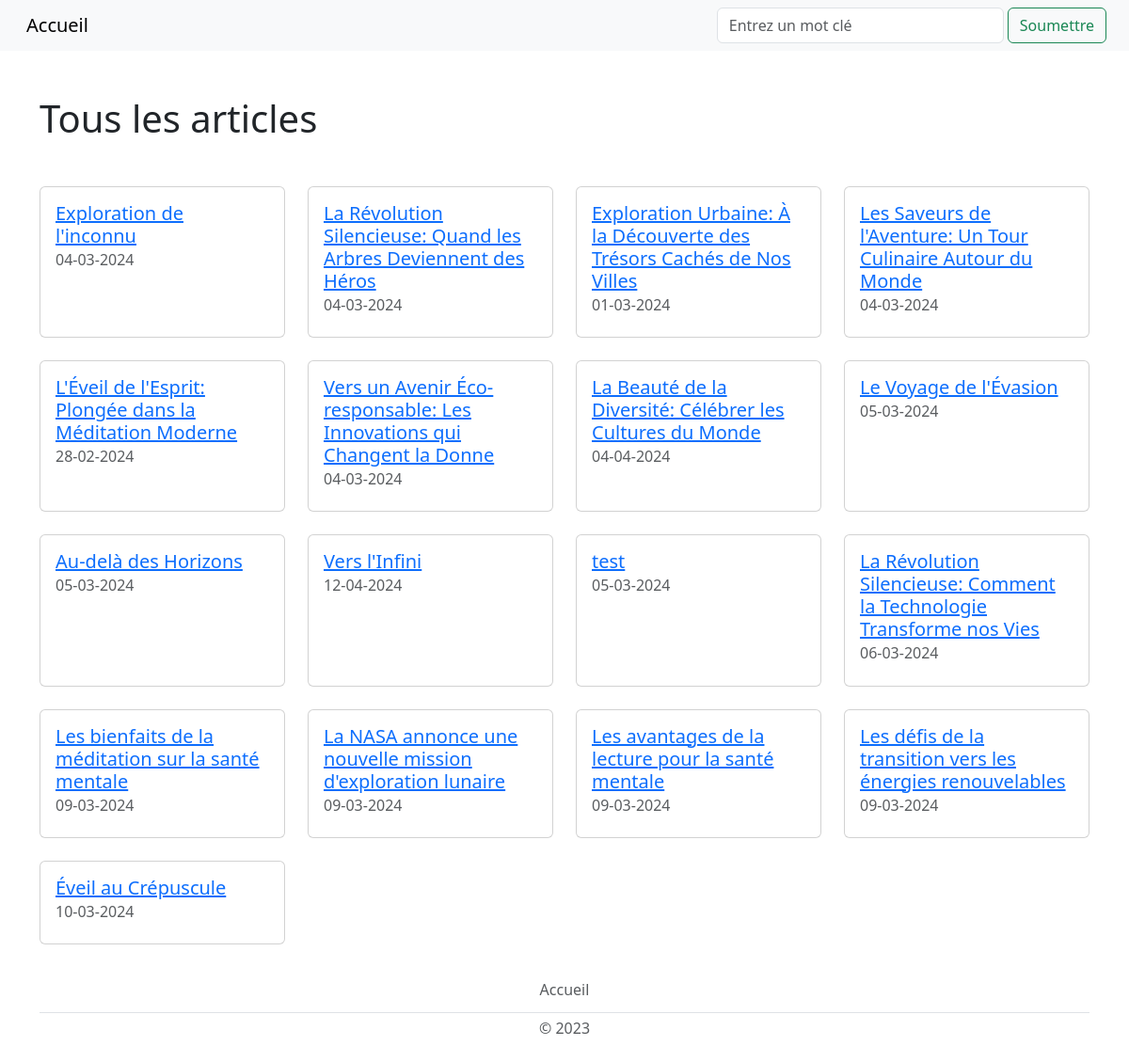
Page /resultats/ on the committed database.
### tables this page shows
CREATE TABLE ARTICLES (
    id_article VARCHAR(50) PRIMARY KEY,
    titre_article varchar(100) NOT NULL,
    date_publication DATE NOT NULL,
    contenu TEXT NOT NULL,
    id_utilisateur INTEGER NOT NULL,
    CONSTRAINT fk_auteur FOREIGN KEY (id_utilisateur) REFERENCES UTILISATEURS(id_utilisateur)
);

### recherche.py (the view)
@app.route('/resultats/<query>', methods=['GET'])
@app.route('/resultats/', defaults={'query': None}, methods=['GET'])
def resultats(query):
    titre="Résultats"
    if query:
        db = Database.get_db()
        articles = db.get_articles(query)
    else:
        db = Database.get_db()
        articles = db.get_articles()
    return render_template('resultats.html', query=query, articles=articles,
                           titre=titre)

### app.py (called while the page is built)
@app.teardown_appcontext
def close_connection(exception):
    db = getattr(g, '_database', None)
    if db is not None:
        db.disconnect()

### database.py (called while the page is built)
    @staticmethod
    def get_db():
        database = getattr(g, '_database', None)
        if database is None:
            g._database = Database()
        return g._database

    def disconnect(self):
        if self.user_connection is not None:
            self.user_connection.close()
        if self.photo_connection is not None:
            self.photo_connection.close()
        if self.session_connection is not None:
            self.session_connection.close()
        if self.article_connection is not None:
            self.article_connection.close()

    def get_article_connection(self):
        if self.article_connection is None:
            self.article_connection = sqlite3.connect('db/articles.db')
        return self.article_connection

    def get_articles(self, recherche_input=None):
        cursor = self.get_article_connection().cursor()
        if recherche_input:
            cursor.execute(
                "SELECT * FROM articles WHERE titre_article LIKE ? OR "
                "contenu LIKE ?",
                ('%' + recherche_input + '%', '%' + recherche_input + '%'))
        else:
            cursor.execute(
                "SELECT id_article, titre_article, date_publication, "
                "contenu, id_utilisateur FROM articles")
        return cursor.fetchall()

### templates/resultats.html
{% extends "layout.html" %}
{% block content %}
    <div class="container">
        {% if query %}
            <h1 class="my-5">Résultats de la recherche pour "{{ query }}"</h1>
        {% else %}
            <h1 class="my-5">Tous les articles</h1>
        {% endif %}
        <div class="row row-cols-1 row-cols-md-2 row-cols-lg-4">
            {% for article in articles %}
                <div class="col mb-4">
                    <div class="card h-100">
                        <div class="card-body">
                            <a href="{{ url_for('article', identifiant=article[0]) }}"
                               class="card-link">
                                <h5 class="card-title">{{ article[1] }}</h5>
                            </a>
                            <h6 class="card-subtitle mb-2 text-muted">{{ article[2] }}</h6>
                        </div>
                    </div>
                </div>
            {% endfor %}
        </div>
    </div>
{% endblock %}

### templates/layout.html (shortened to what this page needs)
<!DOCTYPE html>
<html lang="fr">
<head>
    <link href="https://cdn.jsdelivr.net/npm/bootstrap@5.3.0-alpha1/dist/css/bootstrap.min.css"
          rel="stylesheet">
    <link rel="stylesheet"
          href="{{ url_for('static', filename='css/style.css') }}">
</head>
<body style="display: flex; flex-direction: column; min-height: 100vh;">
<nav class="navbar navbar-expand-lg bg-body-tertiary">
    <div class="container-fluid">
        <ul class="navbar-nav">
            <li class="nav-item">
                <a class="navbar-brand px-3" href="{{ url_for('accueil') }}">Accueil</a>
            </li>
        </ul>
        <form action="{{ url_for('recherche') }}" class="d-flex mx-2"
              method="POST" role="search">
            <label>
                <input class="form-control me-5" name="recherche_input"
                       placeholder="Entrez un mot clé"
                       type="search"
                       title="Pour voir tous les articles, laisser le champ vide et cliquer sur Soumettre.">
            </label>
            <button class="btn btn-outline-success mx-1" type="submit">
                Soumettre
            </button>
        </form>
    </div>
</nav>
{% block content %}{% endblock %}
<footer class="py-1 my-1 mt-auto">
    <div class="container">
        <ul class="nav justify-content-center border-bottom pb-1 mb-1">
            <li class="nav-item"><a href="{{ url_for('accueil') }}"
                                    class="nav-link px-2 text-body-secondary">Accueil</a>
            </li>
        </ul>
        <p class="text-center text-body-secondary">© 2023</p>
    </div>
</footer>
</body>
</html>

### rows in the picture
ARTICLES: titre_article "Exploration de l'inconnu", date_publication "04-03-2024"
ARTICLES: titre_article "La Révolution Silencieuse: Quand les Arbres Deviennent des Héros", date_publication "04-03-2024"
ARTICLES: titre_article "Exploration Urbaine: À la Découverte des Trésors Cachés de Nos Villes", date_publication "01-03-2024"
ARTICLES: titre_article "Les Saveurs de l'Aventure: Un Tour Culinaire Autour du Monde", date_publication "04-03-2024"
ARTICLES: titre_article "L'Éveil de l'Esprit: Plongée dans la Méditation Moderne", date_publication "28-02-2024"
ARTICLES: titre_article "Vers un Avenir Éco-responsable: Les Innovations qui Changent la Donne", date_publication "04-03-2024"
ARTICLES: titre_article "La Beauté de la Diversité: Célébrer les Cultures du Monde", date_publication "04-04-2024"
ARTICLES: titre_article "Le Voyage de l'Évasion", date_publication "05-03-2024"
ARTICLES: titre_article "Au-delà des Horizons", date_publication "05-03-2024"
ARTICLES: titre_article "Vers l'Infini", date_publication "12-04-2024"
ARTICLES: titre_article "test", date_publication "05-03-2024"
ARTICLES: titre_article "La Révolution Silencieuse: Comment la Technologie Transforme nos Vies", date_publication "06-03-2024"
ARTICLES: titre_article "Les bienfaits de la méditation sur la santé mentale", date_publication "09-03-2024"
ARTICLES: titre_article "La NASA annonce une nouvelle mission d'exploration lunaire", date_publication "09-03-2024"
ARTICLES: titre_article "Les avantages de la lecture pour la santé mentale", date_publication "09-03-2024"
ARTICLES: titre_article "Les défis de la transition vers les énergies renouvelables", date_publication "09-03-2024"
ARTICLES: titre_article "Éveil au Crépuscule", date_publication "10-03-2024"
